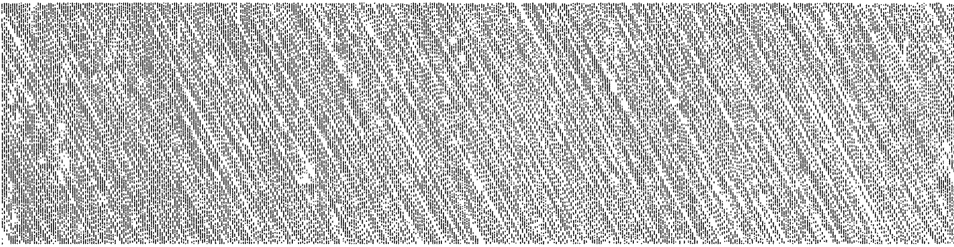
#> input picture showeryz.png, 954 x 247 px
$ python fft_shower.py
#> lines starting #> are read from the running program, lines starting #| are printed output that depends on the picture
from PIL import Image
import numpy as np
import matplotlib.pyplot as plt

# Load the noisy image using PIL
noisy_image = Image.open('showeryz.png').convert('L')  # Open and convert to grayscale

# Convert PIL Image to NumPy array
noisy_np = np.array(noisy_image)

# Process YZ (side) view for calculating altitude angle.
hYZ, wYZ = noisy_np.shape
#> hYZ = 247; wYZ = 954

halfH_YZ = int(np.fix(0.5 * hYZ))
#> halfH_YZ = 123
halfW_YZ = int(np.fix(0.5 * wYZ))
#> halfW_YZ = 477

r = halfH_YZ - 5
#> r = 118
boxYZ = noisy_np[halfH_YZ - r : halfH_YZ + r, halfW_YZ - r : halfW_YZ + r]
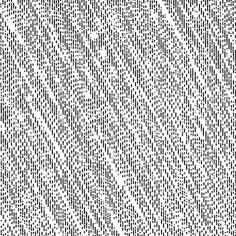
#> boxYZ: shape (236, 236); min 28, max 255, mean 186.8

# Perform FFT
fftYZ = np.fft.fft2(boxYZ) / (wYZ * hYZ)
fftYZ = np.fft.fftshift(fftYZ, axes=(0, 1))
fftYZ = np.square(1000 * np.abs(fftYZ))  # Adjust the scale for visualization
fftYZ = np.log(fftYZ)
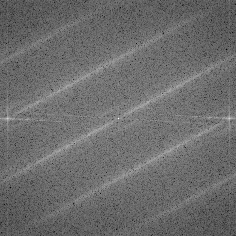
#> fftYZ: shape (236, 236) float64; min -4.71, max 21.39, mean 6.4; drawn with min black and max white
fftYZ[fftYZ < 8] = 0
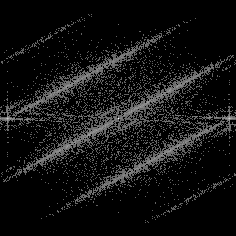
#> fftYZ: shape (236, 236) float64; min 0, max 21.39, mean 1.5; drawn with min black and max white

# Plot the main image and its frequency domain
plt.figure(figsize=(10, 5))

# Plot the main image
plt.subplot(1, 2, 1)
plt.imshow(noisy_np, cmap='gray')
plt.title('Original Image')

# Plot the frequency domain representation
plt.subplot(1, 2, 2)
plt.imshow(fftYZ, cmap='viridis')
plt.title('Frequency Domain')

plt.tight_layout()
plt.show()
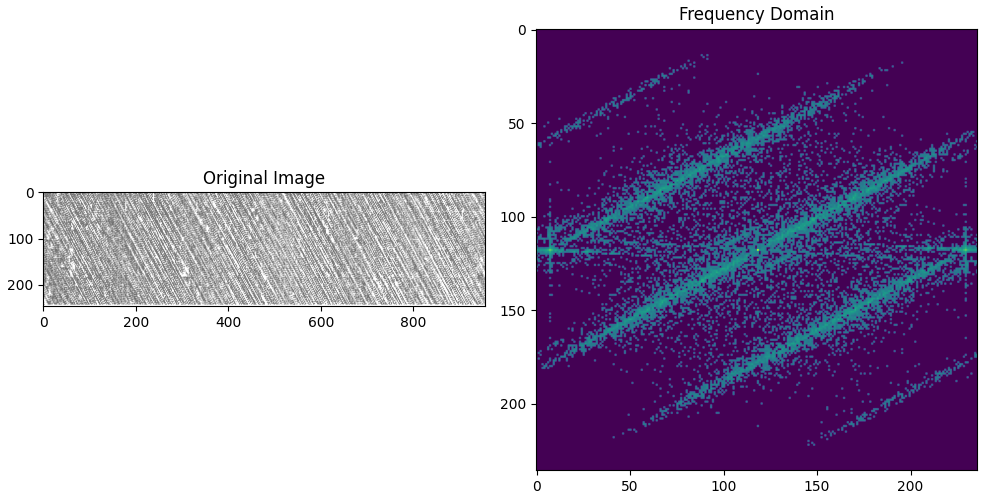
#> figure drawn by matplotlib, 2 panels
